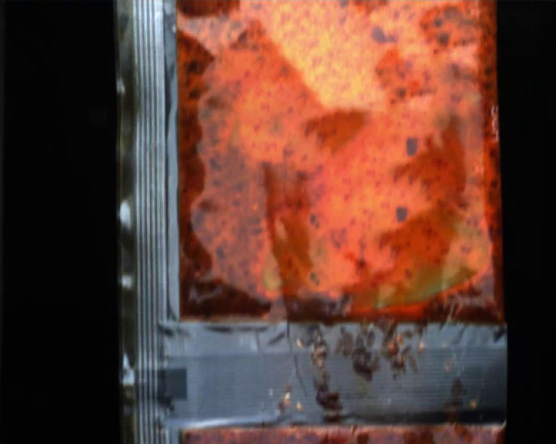
#> input picture 110v_3000655.jpg, 1112 x 888 px (shown at 1/2 size)
$ python -i UELIE.py   (imports and definitions only)
#> lines starting #> are read from the running program, lines starting #| are printed output that depends on the picture
#> further down, picture is the input picture: shape (888, 1112, 3); mean B, G, R 50.6, 61.3, 98.8
import cv2
import os
import LIME.demo as demo
import time
from concurrent.futures import ThreadPoolExecutor


# 减少图片局部过曝
def reduce_overexposure(img):
    # Convert image to YUV color space
    yuv = cv2.cvtColor(img, cv2.COLOR_BGR2YUV)
#> yuv: shape (888, 1112, 3); mean of channels 0, 1, 2 71.3, 117.8, 152.1

    # Split YUV channels
    y, u, v = cv2.split(yuv)
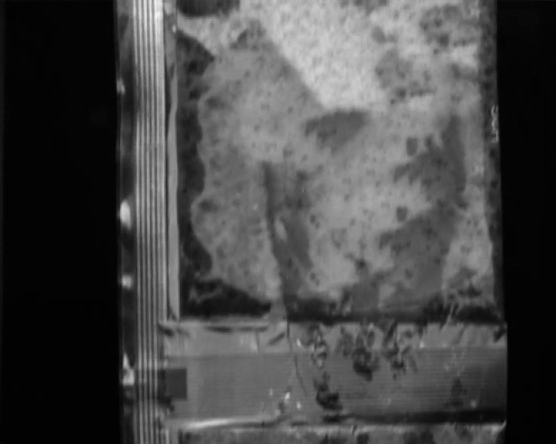
#> y: shape (888, 1112) (shown at 1/2 size); min 0, max 246, mean 71.3
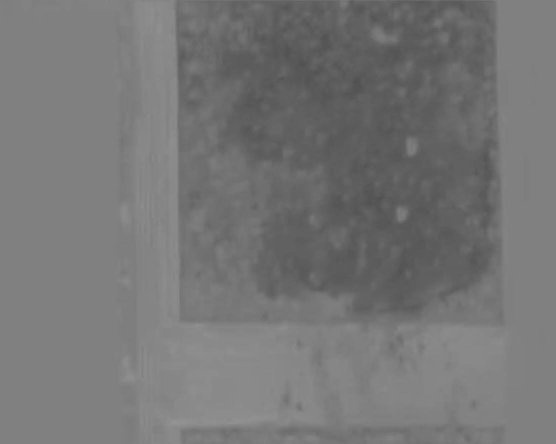
#> u: shape (888, 1112) (shown at 1/2 size); min 79, max 148, mean 117.8
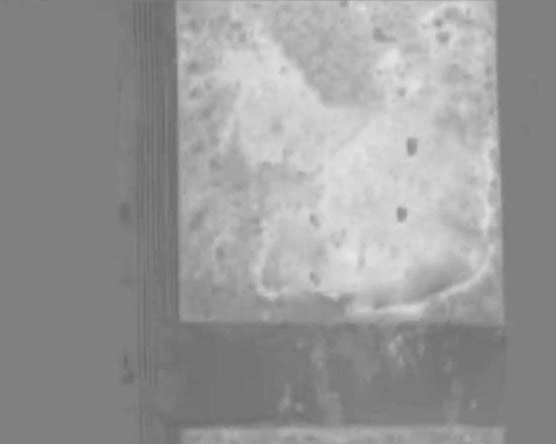
#> v: shape (888, 1112) (shown at 1/2 size); min 104, max 231, mean 152.1

    # Apply adaptive histogram equalization to Y channel
    clahe = cv2.createCLAHE(clipLimit=2.0, tileGridSize=(10, 10))
    y = clahe.apply(y)
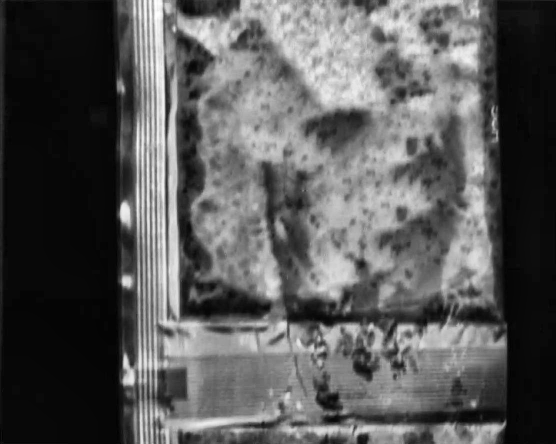
#> y: shape (888, 1112) (shown at 1/2 size); min 0, max 255, mean 88.2

    # Merge YUV channels
    yuv = cv2.merge((y, u, v))
#> yuv: shape (888, 1112, 3); mean of channels 0, 1, 2 88.2, 117.8, 152.1

    # Convert back to BGR color space
    result = cv2.cvtColor(yuv, cv2.COLOR_YUV2BGR)
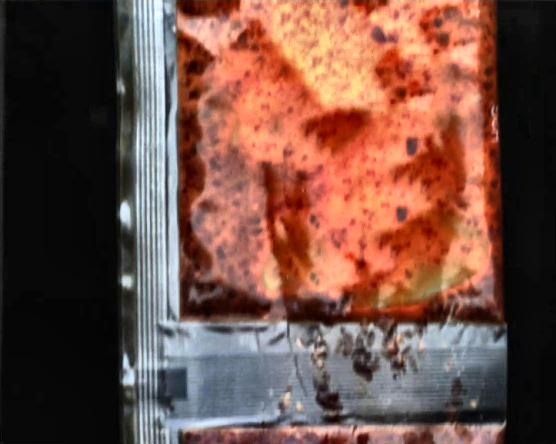
#> result: shape (888, 1112, 3) (shown at 1/2 size); mean B, G, R 67.6, 78.2, 114.4

    return result

def process_image(file_path, filename, output_dir):
    img = cv2.imread(file_path)
    # mean = cv2.mean(img)[0]  # 仅使用亮度通道进行亮度计算
    # 求图片亮度
    mean = cv2.mean(img)
    # print("图片亮度：", sum(mean) / 3)

    if mean <= 120:
        print("亮度较低，使用LIME")
        demo.LIME_api_single(file_path, filename, output_dir)

    elif mean >= 180:
        print("过曝，减少过曝")
        img = reduce_overexposure(img)
        save_path = os.path.join(output_dir, filename)
        print("保存到: ", save_path)
        cv2.imwrite(save_path, img)
    else:
        print("正常图片")
        save_path = os.path.join(output_dir, filename)
        print("保存到: ", save_path)
        cv2.imwrite(save_path, img)

# [30 lines not run here, left out]

>>> import cv2
>>> picture = cv2.imread('../110v_3000655.jpg')
>>> result = reduce_overexposure(picture)

$ run again, on 110v_3000670.jpg
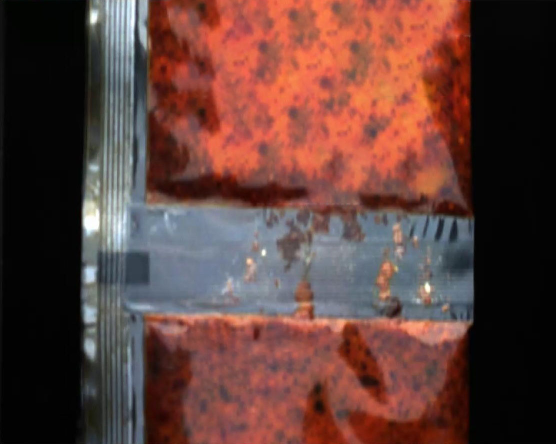
#> input picture 110v_3000670.jpg, 1112 x 888 px (shown at 1/2 size)
#> picture is the input picture: shape (888, 1112, 3); mean B, G, R 57.5, 62.8, 96
#> in reduce_overexposure, `y, u, v = cv2.split(yuv)`:
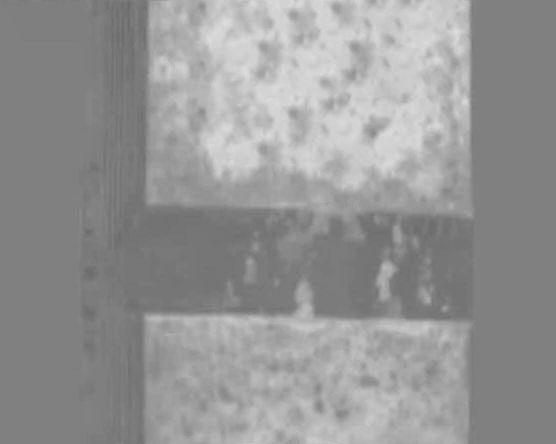
#> v: shape (888, 1112) (shown at 1/2 size); min 104, max 223, mean 148.9
#> in reduce_overexposure, `result = cv2.cvtColor(yuv, cv2.COLOR_YUV2BGR)`:
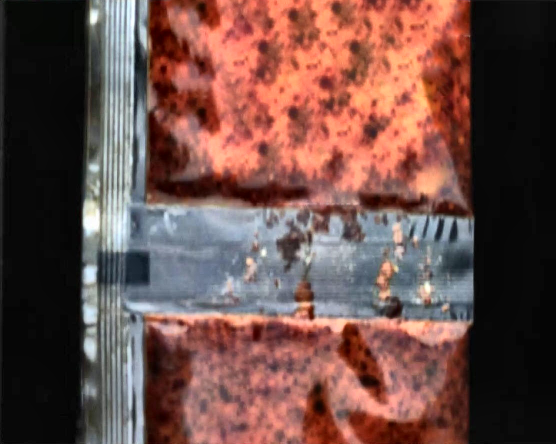
#> result: shape (888, 1112, 3) (shown at 1/2 size); mean B, G, R 71.5, 76.8, 108.7

$ run again, on 110v_3000680.jpg
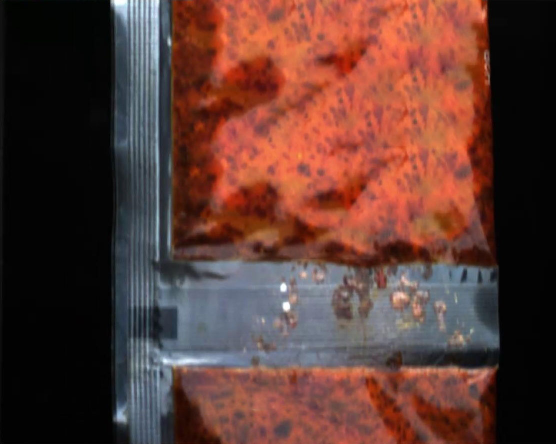
#> input picture 110v_3000680.jpg, 1112 x 888 px (shown at 1/2 size)
#> picture is the input picture: shape (888, 1112, 3); mean B, G, R 51, 57.8, 93
#> in reduce_overexposure, `y, u, v = cv2.split(yuv)`:
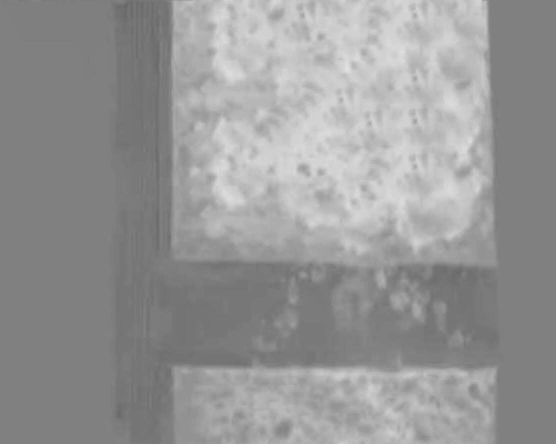
#> v: shape (888, 1112) (shown at 1/2 size); min 101, max 228, mean 150.3
#> in reduce_overexposure, `result = cv2.cvtColor(yuv, cv2.COLOR_YUV2BGR)`:
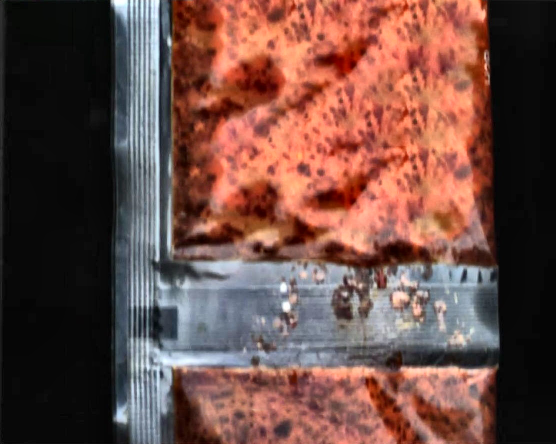
#> result: shape (888, 1112, 3) (shown at 1/2 size); mean B, G, R 68, 74.9, 109
